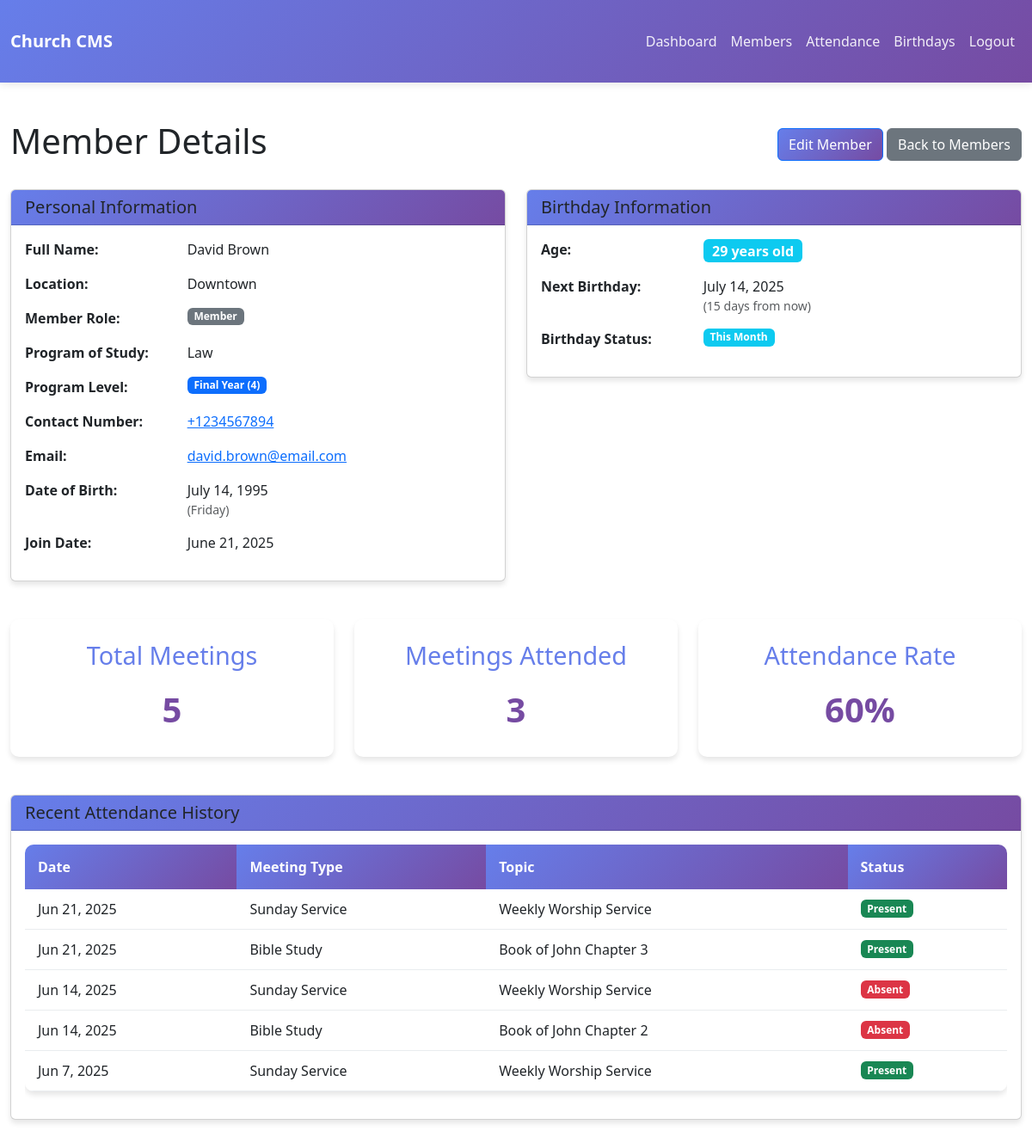
Screenshot of /view_member.php?id=5 (signed in) with the database file from the repository.
### tables this page shows
CREATE TABLE members (
    id INT AUTO_INCREMENT PRIMARY KEY,
    first_name VARCHAR(50) NOT NULL,
    last_name VARCHAR(50) NOT NULL,
    location VARCHAR(100) NOT NULL,
    program_of_study VARCHAR(100),
    program_level VARCHAR(50),
    member_role ENUM('Member', 'Executive') DEFAULT 'Member',
    contact_number VARCHAR(20),
    email VARCHAR(100),
    date_of_birth DATE,
    join_date DATE DEFAULT (CURRENT_DATE),
    created_at TIMESTAMP DEFAULT CURRENT_TIMESTAMP,
    updated_at TIMESTAMP DEFAULT CURRENT_TIMESTAMP ON UPDATE CURRENT_TIMESTAMP,
    INDEX idx_name (first_name, last_name),
    INDEX idx_location (location),
    INDEX idx_birthday (date_of_birth),
    INDEX idx_role (member_role),
    INDEX idx_program_level (program_level)
);

CREATE TABLE attendance (
    id INT AUTO_INCREMENT PRIMARY KEY,
    member_id INT NOT NULL,
    meeting_id INT NOT NULL,
    attended BOOLEAN DEFAULT 1,
    created_at TIMESTAMP DEFAULT CURRENT_TIMESTAMP,
    FOREIGN KEY (member_id) REFERENCES members(id) ON DELETE CASCADE,
    FOREIGN KEY (meeting_id) REFERENCES meetings(id) ON DELETE CASCADE,
    UNIQUE KEY unique_attendance (member_id, meeting_id),
    INDEX idx_member_meeting (member_id, meeting_id)
);

CREATE TABLE meetings (
    id INT AUTO_INCREMENT PRIMARY KEY,
    meeting_date DATE NOT NULL,
    meeting_type VARCHAR(50) NOT NULL,
    topic VARCHAR(200),
    created_at TIMESTAMP DEFAULT CURRENT_TIMESTAMP,
    INDEX idx_meeting_date (meeting_date),
    INDEX idx_meeting_type (meeting_type)
);

### config/database.php (called while the page is built, shortened)
<?php
function getDBConnection() {
    static $connection = null;
    if ($connection === null) {
        $connection = mysqli_connect(DB_HOST, DB_USER, DB_PASS, DB_NAME);
        mysqli_set_charset($connection, DB_CHARSET);
    }
    return $connection;
}
function executeQuery($sql, $params = []) {
    $conn = getDBConnection();
    $stmt = mysqli_prepare($conn, $sql);
    if (!empty($params)) {
        $types = str_repeat('s', count($params));
        mysqli_stmt_bind_param($stmt, $types, ...$params);
    }
    if (!mysqli_stmt_execute($stmt)) {
        die("Execute failed: " . mysqli_stmt_error($stmt));
    }
    return $stmt;
}
function fetchAll($sql, $params = []) {
    $stmt = executeQuery($sql, $params);
    $result = mysqli_stmt_get_result($stmt);
    $rows = [];
    while ($row = mysqli_fetch_assoc($result)) {
        $rows[] = $row;
    }
    return $rows;
}
function fetchOne($sql, $params = []) {
    $stmt = executeQuery($sql, $params);
    $result = mysqli_stmt_get_result($stmt);
    $row = mysqli_fetch_assoc($result);
    return $row;
}
?>

### includes/functions.php (called while the page is built, shortened)
<?php
require_once __DIR__ . '/../config/database.php';
function formatDate($date, $format = 'F j, Y') {
    return date($format, strtotime($date));
}
function calculateAge($dateOfBirth) {
    $dob = new DateTime($dateOfBirth);
    $now = new DateTime();
    $age = $now->diff($dob);
    return $age->y;
}
function getRoleBadgeClass($role) {
    switch ($role) {
        case 'Member':
        default:
            return 'bg-secondary';
    }
}
function getLevelBadgeClass($level) {
    switch ($level) {
        case 'Final Year (4)':
            return 'bg-primary';
    }
}
?>

### view_member.php (the view, shortened to what this page needs)
<?php
require_once __DIR__ . '/includes/functions.php';
$member_id = (int)($_GET['id'] ?? 0);
$member = fetchOne("SELECT * FROM members WHERE id = ?", [$member_id]);
$attendance_sql = "SELECT m.meeting_date, m.meeting_type, m.topic, a.attended
                   FROM meetings m
                   LEFT JOIN attendance a ON m.id = a.meeting_id AND a.member_id = ?
                   ORDER BY m.meeting_date DESC
                   LIMIT 20";
$attendance_history = fetchAll($attendance_sql, [$member_id]);
$total_meetings = count($attendance_history);
$attended_meetings = count(array_filter($attendance_history, function($a) { return $a['attended'] == 1; }));
$attendance_rate = $total_meetings > 0 ? round(($attended_meetings / $total_meetings) * 100, 1) : 0;
$age = $member['date_of_birth'] ? calculateAge($member['date_of_birth']) : null;
$next_birthday = null;
$days_until_birthday = null;
if ($member['date_of_birth']) {
    $next_birthday = new DateTime($member['date_of_birth']);
    $next_birthday->setDate(date('Y'), $next_birthday->format('m'), $next_birthday->format('d'));
    $days_until_birthday = $next_birthday->diff(new DateTime())->days;
}
include __DIR__ . '/includes/navbar.php';
?>
<!DOCTYPE html>
<html lang="en">
<head>
    <link rel="stylesheet" href="assets/css/style.css">
    <link rel="stylesheet" href="https://cdn.jsdelivr.net/npm/bootstrap@5.3.0/dist/css/bootstrap.min.css">
</head>
<body>
    <div class="container-fluid mt-4">
        <div class="d-flex justify-content-between align-items-center mb-4">
            <h1>Member Details</h1>
            <div>
                <a href="edit_member.php?id=<?= $member_id ?>" class="btn btn-primary">Edit Member</a>
                <a href="members.php" class="btn btn-secondary">Back to Members</a>
            </div>
        </div>
        <div class="row">
            <div class="col-lg-6 mb-4">
                <div class="card">
                    <div class="card-header">
                        <h5 class="mb-0">Personal Information</h5>
                    </div>
                    <div class="card-body">
                        <div class="row mb-3">
                            <div class="col-sm-4"><strong>Full Name:</strong></div>
                            <div class="col-sm-8"><?= htmlspecialchars($member['first_name'] . ' ' . $member['last_name']) ?></div>
                        </div>
                        <div class="row mb-3">
                            <div class="col-sm-4"><strong>Location:</strong></div>
                            <div class="col-sm-8"><?= htmlspecialchars($member['location']) ?></div>
                        </div>
                        <div class="row mb-3">
                            <div class="col-sm-4"><strong>Member Role:</strong></div>
                            <div class="col-sm-8">
                                <span class="badge <?= getRoleBadgeClass($member['member_role']) ?>">
                                    <?= htmlspecialchars($member['member_role']) ?>
                                </span>
                            </div>
                        </div>
                        <div class="row mb-3">
                            <div class="col-sm-4"><strong>Program of Study:</strong></div>
                            <div class="col-sm-8"><?= htmlspecialchars($member['program_of_study'] ?? 'Not specified') ?></div>
                        </div>
                        <div class="row mb-3">
                            <div class="col-sm-4"><strong>Program Level:</strong></div>
                            <div class="col-sm-8">
                                <?php if ($member['program_level']): ?>
                                    <span class="badge <?= getLevelBadgeClass($member['program_level']) ?>">
                                        <?= htmlspecialchars($member['program_level']) ?>
                                    </span>
                                <?php else: ?>
                                    Not specified
                                <?php endif; ?>
                            </div>
                        </div>
                        <div class="row mb-3">
                            <div class="col-sm-4"><strong>Contact Number:</strong></div>
                            <div class="col-sm-8">
                                <?php if (!empty($member['contact_number'])): ?>
                                    <a href="tel:<?= htmlspecialchars($member['contact_number']) ?>">
                                        <?= htmlspecialchars($member['contact_number']) ?>
                                    </a>
                                <?php else: ?>
                                    Not provided
                                <?php endif; ?>
                            </div>
                        </div>
                        <div class="row mb-3">
                            <div class="col-sm-4"><strong>Email:</strong></div>
                            <div class="col-sm-8">
                                <?php if (!empty($member['email'])): ?>
                                    <a href="mailto:<?= htmlspecialchars($member['email']) ?>">
                                        <?= htmlspecialchars($member['email']) ?>
                                    </a>
                                <?php else: ?>
                                    Not provided
                                <?php endif; ?>
                            </div>
                        </div>
                        <div class="row mb-3">
                            <div class="col-sm-4"><strong>Date of Birth:</strong></div>
                            <div class="col-sm-8">
                                <?php if ($member['date_of_birth']): ?>
                                    <?= formatDate($member['date_of_birth'], 'F j, Y') ?>
                                    <br><small class="text-muted">(<?= formatDate($member['date_of_birth'], 'l') ?>)</small>
                                <?php else: ?>
                                    Not provided
                                <?php endif; ?>
                            </div>
                        </div>
                        <div class="row mb-3">
                            <div class="col-sm-4"><strong>Join Date:</strong></div>
                            <div class="col-sm-8"><?= formatDate($member['join_date'], 'F j, Y') ?></div>
                        </div>
                    </div>
                </div>
            </div>
            <div class="col-lg-6 mb-4">
                <div class="card">
                    <div class="card-header">
                        <h5 class="mb-0">Birthday Information</h5>
                    </div>
                    <div class="card-body">
                        <?php if ($member['date_of_birth']): ?>
                            <div class="row mb-3">
                                <div class="col-sm-4"><strong>Age:</strong></div>
                                <div class="col-sm-8">
                                    <span class="badge bg-info fs-6"><?= $age ?> years old</span>
                                </div>
                            </div>
                            <div class="row mb-3">
                                <div class="col-sm-4"><strong>Next Birthday:</strong></div>
                                <div class="col-sm-8">
                                    <?php if ($days_until_birthday === 0): ?>
                                        <span class="text-success fw-bold fs-6">🎉 Today!</span>
                                    <?php else: ?>
                                        <?= $next_birthday->format('F j, Y') ?>
                                        <br><small class="text-muted">(<?= $days_until_birthday ?> days from now)</small>
                                    <?php endif; ?>
                                </div>
                            </div>
                            <div class="row mb-3">
                                <div class="col-sm-4"><strong>Birthday Status:</strong></div>
                                <div class="col-sm-8">
                                    <?php if ($days_until_birthday === 0): ?>
                                        <span class="badge bg-success">Today!</span>
                                    <?php elseif ($days_until_birthday <= 7): ?>
                                        <span class="badge bg-warning">Coming Soon</span>
                                    <?php elseif ($days_until_birthday <= 30): ?>
                                        <span class="badge bg-info">This Month</span>
                                    <?php else: ?>
                                        <span class="badge bg-secondary">Later</span>
                                    <?php endif; ?>
                                </div>
                            </div>
                        <?php endif; ?>
                    </div>
                </div>
            </div>
        </div>
        <div class="row mb-4">
            <div class="col-md-4">
                <div class="dashboard-card text-center">
                    <h3>Total Meetings</h3>
                    <div class="number"><?= $total_meetings ?></div>
                </div>
            </div>
            <div class="col-md-4">
                <div class="dashboard-card text-center">
                    <h3>Meetings Attended</h3>
                    <div class="number"><?= $attended_meetings ?></div>
                </div>
            </div>
            <div class="col-md-4">
                <div class="dashboard-card text-center">
                    <h3>Attendance Rate</h3>
                    <div class="number"><?= $attendance_rate ?>%</div>
                </div>
            </div>
        </div>
        <div class="card">
            <div class="card-header">
                <h5 class="mb-0">Recent Attendance History</h5>
            </div>
            <div class="card-body">
                <?php if (count($attendance_history) > 0): ?>
                    <div class="table-responsive">
                        <table class="table table-hover">
                            <thead>
                                <tr>
                                    <th>Date</th>
                                    <th>Meeting Type</th>
                                    <th>Topic</th>
                                    <th>Status</th>
                                </tr>
                            </thead>
                            <tbody>
                                <?php foreach ($attendance_history as $attendance): ?>
                                    <tr>
                                        <td><?= formatDate($attendance['meeting_date'], 'M j, Y') ?></td>
                                        <td><?= htmlspecialchars($attendance['meeting_type']) ?></td>
                                        <td><?= htmlspecialchars($attendance['topic'] ?? '-') ?></td>
                                        <td>
                                            <?php if ($attendance['attended'] == 1): ?>
                                                <span class="badge bg-success">Present</span>
                                            <?php else: ?>
                                                <span class="badge bg-danger">Absent</span>
                                            <?php endif; ?>
                                        </td>
                                    </tr>
                                <?php endforeach; ?>
                            </tbody>
                        </table>
                    </div>
                <?php else: ?>
                    <div class="text-center py-4">
                        <p class="text-muted">No attendance records found.</p>
                    </div>
                <?php endif; ?>
            </div>
        </div>
    </div>
</body>
</html>

### rows the page displays
members: first_name+last_name "David Brown", location "Downtown", member_role "Member", program_of_study "Law", program_level "Final Year (4)", contact_number "+1234567894", email "david.brown@email.com", date_of_birth "July 14, 1995", date_of_birth "Friday", join_date "June 21, 2025", date_of_birth "29", date_of_birth "July 14, 2025", date_of_birth "15"
attendance: meeting.meeting_date "Jun 21, 2025", meeting.meeting_type "Sunday Service", meeting.topic "Weekly Worship Service", attended "Present"
attendance: meeting.meeting_date "Jun 21, 2025", meeting.meeting_type "Bible Study", meeting.topic "Book of John Chapter 3", attended "Present"
attendance: meeting.meeting_date "Jun 14, 2025", meeting.meeting_type "Sunday Service", meeting.topic "Weekly Worship Service", attended "Absent"
attendance: meeting.meeting_date "Jun 14, 2025", meeting.meeting_type "Bible Study", meeting.topic "Book of John Chapter 2", attended "Absent"
attendance: meeting.meeting_date "Jun 7, 2025", meeting.meeting_type "Sunday Service", meeting.topic "Weekly Worship Service", attended "Present"

### other values shown
$total_meetings "5"
$attended_meetings "3"
$attendance_rate "60"
